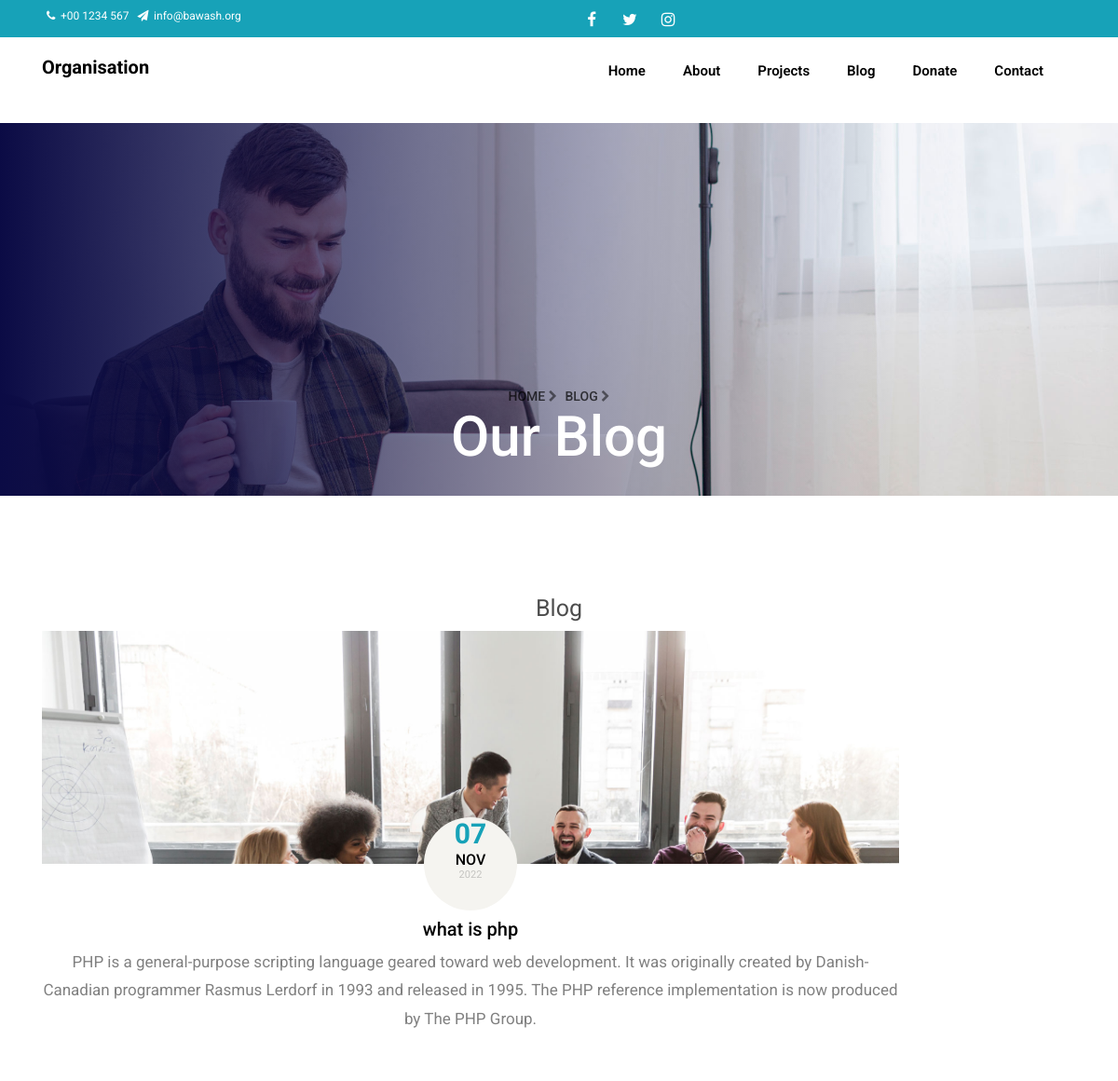
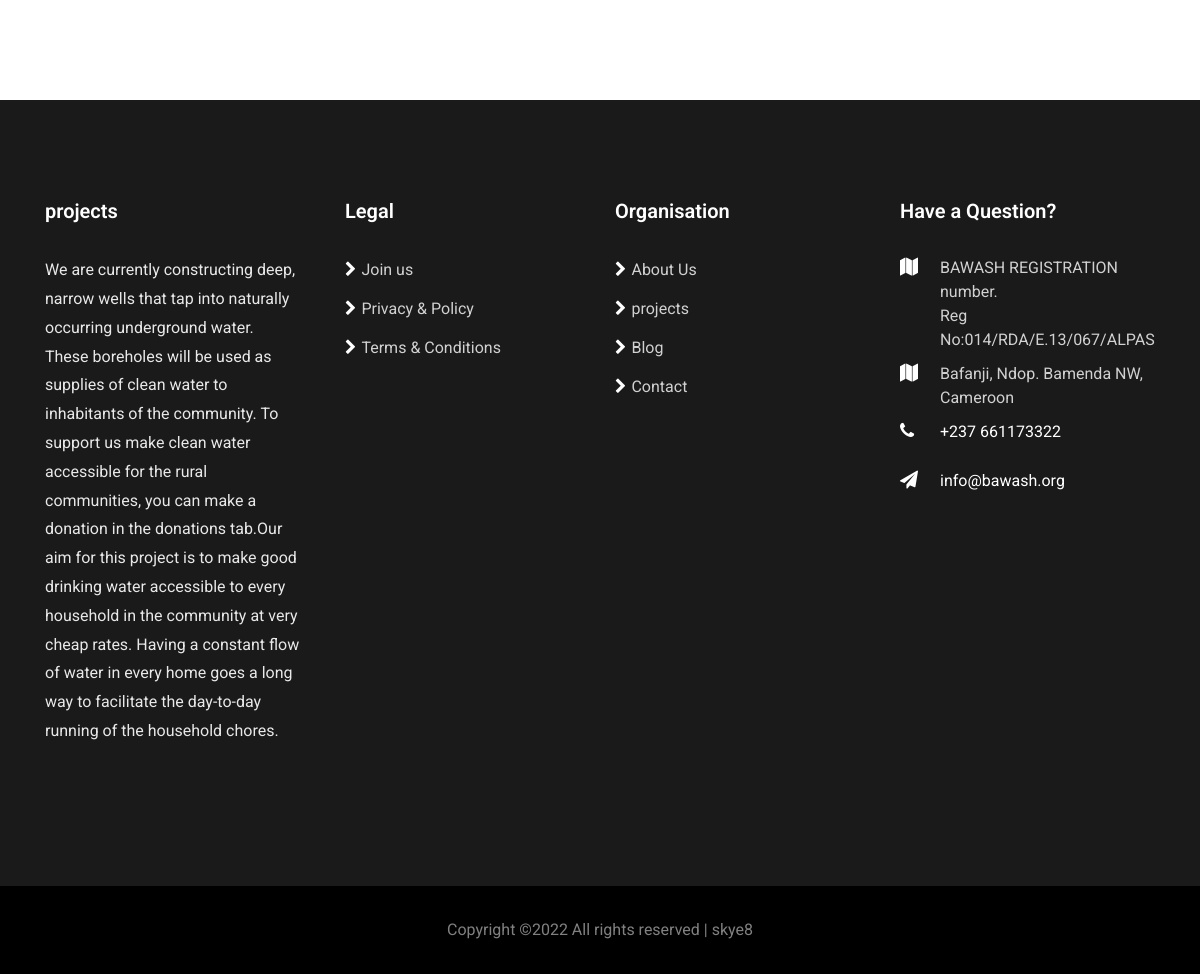
/single-blog.php?postid=10, run on the app's committed database (2 pictures, top to bottom).
### tables this page shows
CREATE TABLE `posts` (
  `id` int(11) NOT NULL,
  `title` varchar(200) DEFAULT NULL,
  `content` varchar(1000) DEFAULT NULL,
  `slug` varchar(250) DEFAULT NULL,
  `video_url` varchar(400) DEFAULT NULL,
  `userid` int(11) DEFAULT NULL,
  `date` date DEFAULT NULL,
  `image` varchar(100) DEFAULT NULL
);

### backend/Blog.php (called while the page is built, shortened)
<?php
class Blog {
    private $conn;
    public function __construct()
    {
        $connection = connect();
        $this->conn = $connection;
    }
    public function getPost($id){
        $sql = "SELECT * FROM posts WHERE id='$id'";
        $result = $this->conn->query($sql);
        $post = array();
        if ($result->num_rows > 0) {
            while($row = $result->fetch_assoc()) {
                $post = $row;
            }
            return $post;
        }
        else{
            return false;
        }
    }
}

### single-blog.php (the view, shortened to what this page needs)
<?php
include './backend/Connection.php';
include "./backend/Blog.php";?>
<!DOCTYPE html>
<html lang="en">
  <head>
	<link rel="stylesheet" href="https://maxcdn.bootstrapcdn.com/bootstrap/3.3.7/css/bootstrap.min.css">
	<link rel="stylesheet" href="https://stackpath.bootstrapcdn.com/bootstrap/4.1.3/css/bootstrap.min.css">
    <link rel="stylesheet" href="https://stackpath.bootstrapcdn.com/font-awesome/4.7.0/css/font-awesome.min.css">
    <link rel="stylesheet" href="css/animate.css">
    <link rel="stylesheet" href="css/owl. .min.css">
    <link rel="stylesheet" href="css/owl.theme.default.min.css">
    <link rel="stylesheet" href="css/magnific-popup.css">
    <link rel="stylesheet" href="css/flaticon.css">
    <link rel="stylesheet" href="css/style.css">
  </head>
  <body>
  	<div class="wrap">
			<div class="container">
				<div class="row">
					<div class="col-md-6 align-items-center">
						<p class="mb-0 phone pl-md-2">
							<a href="#" class="mr-2"><span class="fa fa-phone mr-1"></span> +00 1234 567</a>
							<a href="#"><span class="fa fa-paper-plane mr-1"></span> info@bawash.org</a>
						</p>
					</div>
					<div class="col-md-6 justify-content-md-end">
						<div class="social-media">
			    		<p class="mb-0 d-flex">
			    			<a href="https://www.facebook.com/237bawash/" class="d-flex align-items-center justify-content-center"><span class="fa fa-facebook"><i class="sr-only">Facebook</i></span></a>
			    			<a href="#" class="d-flex align-items-center justify-content-center"><span class="fa fa-twitter"><i class="sr-only">Twitter</i></span></a>
			    			<a href="https://www.instagram.com/invites/contact/?i=3vbekpiik1jj&utm_content=p25ws9e/" class="d-flex align-items-center justify-content-center"><span class="fa fa-instagram"><i class="sr-only">Instagram</i></span></a>
			    		</p>
		        </div>
					</div>
				</div>
			</div>
		</div>
	  <nav class="navbar navbar-expand-lg navbar-dark ftco_navbar bg-dark ftco-navbar-light" id="ftco-navbar">
	    <div class="container">
	      <a class="navbar-brand" href="index.php">Organisation</a>
	      <div class="collapse navbar-collapse" id="ftco-nav">
	        <ul class="navbar-nav ml-auto">
	          <li class="nav-item"><a href="index.php" class="nav-link">Home</a></li>
	          <li class="nav-item"><a href="about.php" class="nav-link">About</a></li>
	          <li class="nav-item"><a href="projects.php" class="nav-link">Projects</a></li>
	          <li class="nav-item"><a href="blog.php" class="nav-link">Blog</a></li>
	          <li class="nav-item"><a href="donate.php" class="nav-link">Donate</a></li>
	          <li class="nav-item"><a href="contact.php" class="nav-link">Contact</a></li>
	        </ul>
	      </div>
	    </div>
	  </nav>
    <section class="hero-wrap hero-wrap-2" style="background-image: url('images/bg_3.jpg');" data-stellar-background-ratio="0.5">
      <div class="overlay"></div>
      <div class="container">
        <div class="row no-gutters slider-text align-items-end justify-content-center">
          <div class="col-md-9 ftco-animate mb-5 text-center">
          	<p class="breadcrumbs mb-0"><span class="mr-2"><a href="index.php">Home <i class="fa fa-chevron-right"></i></a></span> <span>Blog <i class="fa fa-chevron-right"></i></span></p>
            <h1 class="mb-0 bread">Our Blog</h1>
          </div>
        </div>
      </div>
</section>
<section class="ftco-section">
      <div class="container">
		<div class="row justify-content-center">
			<h1>Blog</h1>
		</div>
        <div class="row">
		 	<?php
		 		$blog = new Blog();
		 		$id = $_GET['postid'];
		 	    $blogpost = $blog->getPost($id);
		 	    ?>
					<div class='col-md-10 ftco-animate'>
					    <div class='blog-entry justify-content-end'>
					        <div class='text text-center'>
					            <a href='blog-single.php' class='block-20 img'>
        							<img src= "./images/bg_2.jpg" alt='image' class='img-fluid'>
        						</a>
					            <div class='meta text-center mb-2 align-items-center justify-content-center'>
					                <div>
                    					<?php
                    						 $timestamp = strtotime($blogpost['date']);
                    						 $day = date('d', $timestamp);
                    						 $month = date('M', $timestamp);
                    						 $year = date('Y', $timestamp);
                    					?>
                    					<span class='day'> <?php echo $day ?></span>
                    					<span class='mos'> <?php echo $month ?></span>
                    					<span class='yr'><?php echo $year ?> </span>
                    				</div>
					            </div>
    					    <h3 class='heading mb-2'>
    					    	       <a href="#"><?php echo $blogpost['title']; ?></a></h3>
    					    <p> <?php echo $blogpost['content'] ?></p>
					    </div>
				    </div>
				</div>
    </section>
	<footer class="ftco-footer m-auto">
		<div class="container">
		  <div class="row mb-5">
			<div class="col-sm-12 col-md">
			  <div class="ftco-footer-widget mb-4">
				<h2 class="ftco-heading-2 logo"><a href="#">projects</a></h2>
				<p>We are currently constructing deep, narrow wells that tap into naturally occurring underground water. These boreholes will be used as supplies of clean water to inhabitants of the community. To support us make clean water accessible for the rural communities, you can make a donation in the donations tab.Our aim for  this project is to make good drinking water accessible to every household in the community at very cheap rates. Having a constant flow of water in every home goes a long way to facilitate the day-to-day running of the household chores.</p>
				<div class="row">
				  <ul class="ftco-footer-social list-unstyled mt-2">
				</ul>
			  </div>
			  </div>
			</div>
			<div class="col-sm-12 col-md">
			  <div class="ftco-footer-widget mb-4 ml-md-4">
				<h2 class="ftco-heading-2">Legal</h2>
				<ul class="list-unstyled">
				  <li><a href="contact.php"><span class="fa fa-chevron-right mr-2"></span>Join us</a></li>
				  <li><a href="about.php"><span class="fa fa-chevron-right mr-2"></span>Privacy &amp; Policy</a></li>
				  <li><a href="#"><span class="fa fa-chevron-right mr-2"></span>Terms &amp; Conditions</a></li>
				</ul>
			  </div>
			</div>
			<div class="col-sm-12 col-md">
			   <div class="ftco-footer-widget mb-4">
				<h2 class="ftco-heading-2">Organisation</h2>
				<ul class="list-unstyled">
				  <li><a href="about.php"><span class="fa fa-chevron-right mr-2"></span>About Us</a></li>
				  <li><a href="projects.php"><span class="fa fa-chevron-right mr-2"></span>projects</a></li>
				  <li><a href="blog.php"><span class="fa fa-chevron-right mr-2"></span>Blog</a></li>
				  <li><a href="contact.php"><span class="fa fa-chevron-right mr-2"></span>Contact</a></li>
				</ul>
			  </div>
			</div>
			<div class="col-sm-12 col-md">
			  <div class="ftco-footer-widget mb-4">
				  <h2 class="ftco-heading-2">Have a Question?</h2>
				  <div class="block-23 mb-3">
					<ul>
					<li><span class="icon fa fa-map marker"></span><span class="text">BAWASH REGISTRATION number.<br>
Reg No:014/RDA/E.13/067/ALPAS</span></li>
					  <li><span class="icon fa fa-map marker"></span><span class="text">Bafanji, Ndop. Bamenda NW, Cameroon</span></li>
					  <li><a href="#"><span class="icon fa fa-phone"></span><span class="text">+237 661173322</span></a></li>
					  <li><a href="#"><span class="icon fa fa-paper-plane pr-4"></span><span class="text">info@bawash.org</span></a></li>
					</ul>
				  </div>
			  </div>
			</div>
		  </div>
		</div>
		<div class="container-fluid px-0 py-5 bg-black">
			<div class="container">
				<div class="row">
				<div class="col-md-12">
				  <p class="mb-0" style="color: rgba(255,255,255,.5); text-align: center;">
						Copyright &copy;<script>document.write(new Date().getFullYear());</script> All rights reserved | skye8
					</p>
				</div>
			  </div>
			</div>
		</div>
	  </footer>
  </body>
</html>

### data on the page
posts: date "07", date "NOV", date "2022", title "what is php", content "PHP is a general-purpose scripting language geared toward web development. It was originally created by Danish-Canadian programmer Rasmus Lerdorf in 1993 and released in 1995. The PHP reference implementation is now produced by The PHP Group."
